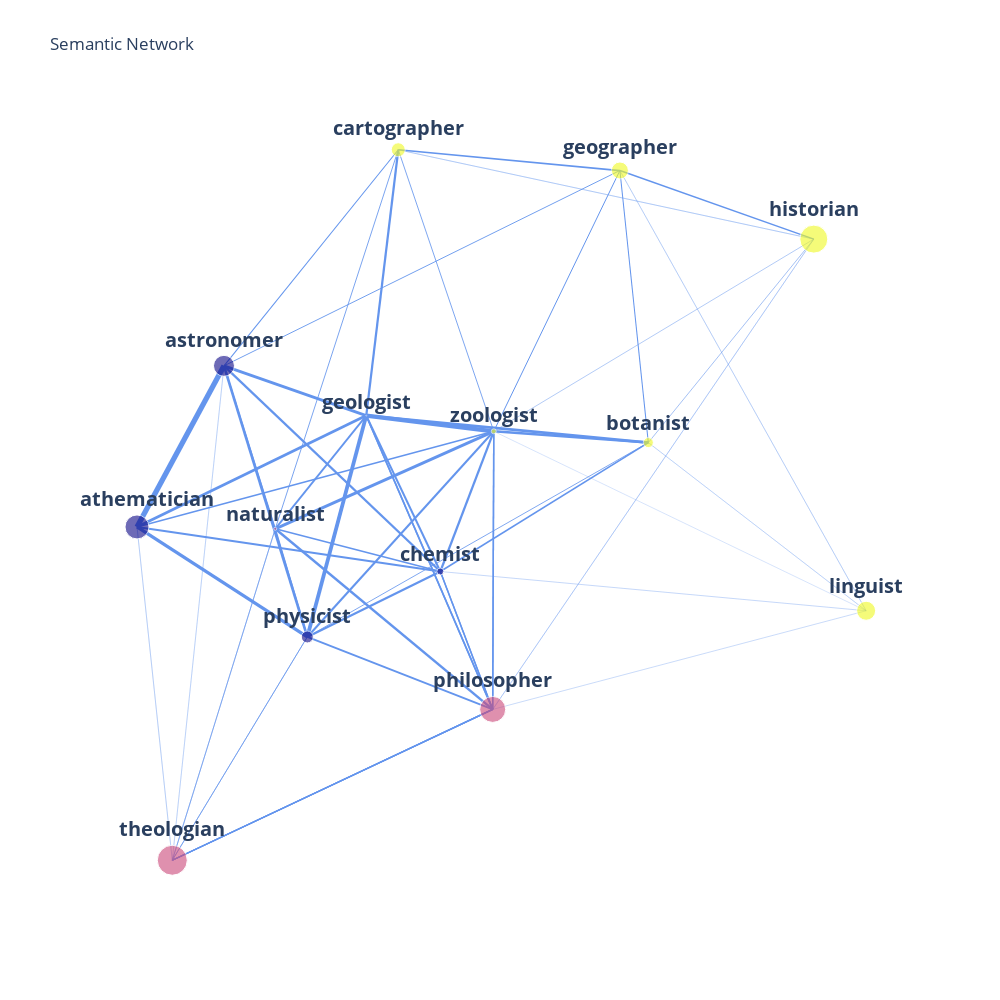

Source (notebook cell):
### Code cell
new_top_occupations = df_top_occupation.occupation.value_counts().reset_index().head(50)
new_top_occupations = list(new_top_occupations['index'])

rang = ranges[0]

df_filter_1 = df_filter[(df_filter['year']>=rang[0])&(df_filter['year']<=rang[1])]
df_filter_1 = df_filter_1.explode('occupation')
df_filter_1 = df_filter_1[df_filter_1['occupation'].isin(load_occupations)]
df_filter_1 = df_filter_1.drop('year', axis=1).drop_duplicates()
df_filter_1 = df_filter_1.sort_values('cultural_score', ascending=False).reset_index(drop=True)
top_individuals = df_filter_1[['wikidata_id', 'cultural_score']].drop_duplicates()
top_individuals = top_individuals.head(n_top_individuals)
df_filter_1 = df_filter_1[df_filter_1['wikidata_id'].isin(top_individuals['wikidata_id'])]
df_filter_1 = df_filter_1[['wikidata_id', 'occupation']].drop_duplicates()

model = SemanticNetworks(df_filter_1, index_var = 'wikidata_id', variables = ['occupation'])

fig = model.fit_draw(
        top_n=50,
        global_filter=0,
        n_neighbours=5,
        method="force_directed",
        n_cluster=1,
        bin_number=30,
        black_hole_force=0,
        color="community",
        size="size",
        symbol="entity",
        textfont_size=20,
        edge_size=7,
        height=1000,
        width=1000,
        template="plotly_white",
    )

fig.show()

name = str(rang[0]) + '-' + str(rang[1])
# Enregistrer l'image en PNG haute qualité
fig.write_image(f"save_figures/{name}.png", width=800, height=800, scale=7)

### Figure 1 — Plotly figure (JSON) as saved in the notebook; plotly's stock layout.template omitted (floating-point values rounded to 4 significant figures)
{"data": [{"line": {"color": "cornflowerblue", "width": 2.25}, "mode": "lines", "type": "scatter", "x": [0.04919, 0.1576, null], "y": [0.08397, -0.01562, null]}, {"line": {"color": "cornflowerblue", "width": 2.769}, "mode": "lines", "type": "scatter", "x": [0.04919, 0.1205, null], "y": [0.08397, 0.05987, null]}, {"line": {"color": "cornflowerblue", "width": 5.264}, "mode": "lines", "type": "scatter", "x": [0.04919, 0.005626, null], "y": [0.08397, 0.005961, null]}, {"line": {"color": "cornflowerblue", "width": 1.357}, "mode": "lines", "type": "scatter", "x": [0.04919, 0.07487, null], "y": [0.08397, 0.005055, null]}, {"line": {"color": "cornflowerblue", "width": 2.671}, "mode": "lines", "type": "scatter", "x": [0.04919, 0.09093, null], "y": [0.08397, -0.04731, null]}, {"line": {"color": "cornflowerblue", "width": 1.023}, "mode": "lines", "type": "scatter", "x": [0.04919, 0.1365, null], "y": [0.08397, 0.1886, null]}, {"line": {"color": "cornflowerblue", "width": 0.9101}, "mode": "lines", "type": "scatter", "x": [0.04919, 0.2475, null], "y": [0.08397, 0.1786, null]}, {"line": {"color": "cornflowerblue", "width": 0.2398}, "mode": "lines", "type": "scatter", "x": [0.04919, 0.0233, null], "y": [0.08397, -0.1554, null]}, {"line": {"color": "cornflowerblue", "width": 0.2398}, "mode": "lines", "type": "scatter", "x": [0.04919, 0.0233, null], "y": [0.08397, -0.1554, null]}, {"line": {"color": "cornflowerblue", "width": 1.633}, "mode": "lines", "type": "scatter", "x": [0.1576, 0.2617, null], "y": [-0.01562, 0.0468, null]}, {"line": {"color": "cornflowerblue", "width": 2.163}, "mode": "lines", "type": "scatter", "x": [0.1576, 0.09093, null], "y": [-0.01562, -0.04731, null]}, {"line": {"color": "cornflowerblue", "width": 2.222}, "mode": "lines", "type": "scatter", "x": [0.1576, 0.1843, null], "y": [-0.01562, 0.05227, null]}, {"line": {"color": "cornflowerblue", "width": 2.071}, "mode": "lines", "type": "scatter", "x": [0.1576, 0.005626, null], "y": [-0.01562, 0.005961, null]}, {"line": {"color": "cornflowerblue", "width": 2.015}, "mode": "lines", "type": "scatter", "x": [0.1576, 0.1205, null], "y": [-0.01562, 0.05987, null]}, {"line": {"color": "cornflowerblue", "width": 0.3692}, "mode": "lines", "type": "scatter", "x": [0.1576, 0.3708, null], "y": [-0.01562, -0.03462, null]}, {"line": {"color": "cornflowerblue", "width": 1.577}, "mode": "lines", "type": "scatter", "x": [0.1576, 0.07487, null], "y": [-0.01562, 0.005055, null]}, {"line": {"color": "cornflowerblue", "width": 1.413}, "mode": "lines", "type": "scatter", "x": [0.1576, 0.1838, null], "y": [-0.01562, -0.0824, null]}, {"line": {"color": "cornflowerblue", "width": 1.413}, "mode": "lines", "type": "scatter", "x": [0.1576, 0.1838, null], "y": [-0.01562, -0.0824, null]}, {"line": {"color": "cornflowerblue", "width": 2.643}, "mode": "lines", "type": "scatter", "x": [0.1205, 0.2617, null], "y": [0.05987, 0.0468, null]}, {"line": {"color": "cornflowerblue", "width": 2.228}, "mode": "lines", "type": "scatter", "x": [0.1205, 0.1365, null], "y": [0.05987, 0.1886, null]}, {"line": {"color": "cornflowerblue", "width": 2.755}, "mode": "lines", "type": "scatter", "x": [0.1205, 0.005626, null], "y": [0.05987, 0.005961, null]}, {"line": {"color": "cornflowerblue", "width": 3.777}, "mode": "lines", "type": "scatter", "x": [0.1205, 0.09093, null], "y": [0.05987, -0.04731, null]}, {"line": {"color": "cornflowerblue", "width": 4.334}, "mode": "lines", "type": "scatter", "x": [0.1205, 0.1843, null], "y": [0.05987, 0.05227, null]}, {"line": {"color": "cornflowerblue", "width": 1.838}, "mode": "lines", "type": "scatter", "x": [0.1205, 0.07487, null], "y": [0.05987, 0.005055, null]}, {"line": {"color": "cornflowerblue", "width": 1.541}, "mode": "lines", "type": "scatter", "x": [0.1205, 0.1838, null], "y": [0.05987, -0.0824, null]}, {"line": {"color": "cornflowerblue", "width": 1.541}, "mode": "lines", "type": "scatter", "x": [0.1205, 0.1838, null], "y": [0.05987, -0.0824, null]}, {"line": {"color": "cornflowerblue", "width": 3.263}, "mode": "lines", "type": "scatter", "x": [0.005626, 0.09093, null], "y": [0.005961, -0.04731, null]}, {"line": {"color": "cornflowerblue", "width": 1.425}, "mode": "lines", "type": "scatter", "x": [0.005626, 0.1843, null], "y": [0.005961, 0.05227, null]}, {"line": {"color": "cornflowerblue", "width": 0.2658}, "mode": "lines", "type": "scatter", "x": [0.005626, 0.0233, null], "y": [0.005961, -0.1554, null]}, {"line": {"color": "cornflowerblue", "width": 0.2658}, "mode": "lines", "type": "scatter", "x": [0.005626, 0.0233, null], "y": [0.005961, -0.1554, null]}, {"line": {"color": "cornflowerblue", "width": 0.8577}, "mode": "lines", "type": "scatter", "x": [0.07487, 0.1365, null], "y": [0.005055, 0.1886, null]}, {"line": {"color": "cornflowerblue", "width": 1.501}, "mode": "lines", "type": "scatter", "x": [0.07487, 0.09093, null], "y": [0.005055, -0.04731, null]}, {"line": {"color": "cornflowerblue", "width": 2.443}, "mode": "lines", "type": "scatter", "x": [0.07487, 0.1838, null], "y": [0.005055, -0.0824, null]}, {"line": {"color": "cornflowerblue", "width": 2.969}, "mode": "lines", "type": "scatter", "x": [0.07487, 0.1843, null], "y": [0.005055, 0.05227, null]}, {"line": {"color": "cornflowerblue", "width": 0.5832}, "mode": "lines", "type": "scatter", "x": [0.07487, 0.0233, null], "y": [0.005055, -0.1554, null]}, {"line": {"color": "cornflowerblue", "width": 0.5832}, "mode": "lines", "type": "scatter", "x": [0.07487, 0.0233, null], "y": [0.005055, -0.1554, null]}, {"line": {"color": "cornflowerblue", "width": 0.8248}, "mode": "lines", "type": "scatter", "x": [0.09093, 0.2617, null], "y": [-0.04731, 0.0468, null]}, {"line": {"color": "cornflowerblue", "width": 1.847}, "mode": "lines", "type": "scatter", "x": [0.09093, 0.1838, null], "y": [-0.04731, -0.0824, null]}, {"line": {"color": "cornflowerblue", "width": 2.013}, "mode": "lines", "type": "scatter", "x": [0.09093, 0.1843, null], "y": [-0.04731, 0.05227, null]}, {"line": {"color": "cornflowerblue", "width": 0.6586}, "mode": "lines", "type": "scatter", "x": [0.09093, 0.0233, null], "y": [-0.04731, -0.1554, null]}, {"line": {"color": "cornflowerblue", "width": 0.6586}, "mode": "lines", "type": "scatter", "x": [0.09093, 0.0233, null], "y": [-0.04731, -0.1554, null]}, {"line": {"color": "cornflowerblue", "width": 1.023}, "mode": "lines", "type": "scatter", "x": [0.2617, 0.2475, null], "y": [0.0468, 0.1786, null]}, {"line": {"color": "cornflowerblue", "width": 2.455}, "mode": "lines", "type": "scatter", "x": [0.2617, 0.1843, null], "y": [0.0468, 0.05227, null]}, {"line": {"color": "cornflowerblue", "width": 0.5836}, "mode": "lines", "type": "scatter", "x": [0.2617, 0.3446, null], "y": [0.0468, 0.1453, null]}, {"line": {"color": "cornflowerblue", "width": 0.2384}, "mode": "lines", "type": "scatter", "x": [0.2617, 0.3708, null], "y": [0.0468, -0.03462, null]}, {"line": {"color": "cornflowerblue", "width": 0.2384}, "mode": "lines", "type": "scatter", "x": [0.2617, 0.3708, null], "y": [0.0468, -0.03462, null]}, {"line": {"color": "cornflowerblue", "width": 1.744}, "mode": "lines", "type": "scatter", "x": [0.2475, 0.1365, null], "y": [0.1786, 0.1886, null]}, {"line": {"color": "cornflowerblue", "width": 1.35}, "mode": "lines", "type": "scatter", "x": [0.2475, 0.3446, null], "y": [0.1786, 0.1453, null]}, {"line": {"color": "cornflowerblue", "width": 0.9988}, "mode": "lines", "type": "scatter", "x": [0.2475, 0.1843, null], "y": [0.1786, 0.05227, null]}, {"line": {"color": "cornflowerblue", "width": 0.267}, "mode": "lines", "type": "scatter", "x": [0.2475, 0.3708, null], "y": [0.1786, -0.03462, null]}, {"line": {"color": "cornflowerblue", "width": 0.267}, "mode": "lines", "type": "scatter", "x": [0.2475, 0.3708, null], "y": [0.1786, -0.03462, null]}, {"line": {"color": "cornflowerblue", "width": 0.8375}, "mode": "lines", "type": "scatter", "x": [0.1843, 0.1365, null], "y": [0.05227, 0.1886, null]}, {"line": {"color": "cornflowerblue", "width": 0.4923}, "mode": "lines", "type": "scatter", "x": [0.1843, 0.3446, null], "y": [0.05227, 0.1453, null]}, {"line": {"color": "cornflowerblue", "width": 0.2579}, "mode": "lines", "type": "scatter", "x": [0.1843, 0.3708, null], "y": [0.05227, -0.03462, null]}, {"line": {"color": "cornflowerblue", "width": 1.445}, "mode": "lines", "type": "scatter", "x": [0.1843, 0.1838, null], "y": [0.05227, -0.0824, null]}, {"line": {"color": "cornflowerblue", "width": 1.445}, "mode": "lines", "type": "scatter", "x": [0.1843, 0.1838, null], "y": [0.05227, -0.0824, null]}, {"line": {"color": "cornflowerblue", "width": 0.2989}, "mode": "lines", "type": "scatter", "x": [0.1365, 0.3446, null], "y": [0.1886, 0.1453, null]}, {"line": {"color": "cornflowerblue", "width": 0.2989}, "mode": "lines", "type": "scatter", "x": [0.1365, 0.3446, null], "y": [0.1886, 0.1453, null]}, {"line": {"color": "cornflowerblue", "width": 0.3093}, "mode": "lines", "type": "scatter", "x": [0.3446, 0.1838, null], "y": [0.1453, -0.0824, null]}, {"line": {"color": "cornflowerblue", "width": 0.3093}, "mode": "lines", "type": "scatter", "x": [0.3446, 0.1838, null], "y": [0.1453, -0.0824, null]}, {"line": {"color": "cornflowerblue", "width": 0.342}, "mode": "lines", "type": "scatter", "x": [0.1838, 0.3708, null], "y": [-0.0824, -0.03462, null]}, {"line": {"color": "cornflowerblue", "width": 1.381}, "mode": "lines", "type": "scatter", "x": [0.1838, 0.0233, null], "y": [-0.0824, -0.1554, null]}, {"line": {"color": "cornflowerblue", "width": 1.381}, "mode": "lines", "type": "scatter", "x": [0.1838, 0.0233, null], "y": [-0.0824, -0.1554, null]}, {"line": {"color": "cornflowerblue", "width": 1.381}, "mode": "lines", "type": "scatter", "x": [0.1838, 0.0233, null], "y": [-0.0824, -0.1554, null]}, {"line": {"color": "cornflowerblue", "width": 1.381}, "mode": "lines", "type": "scatter", "x": [0.1838, 0.0233, null], "y": [-0.0824, -0.1554, null]}, {"hoverinfo": "text", "marker": {"color": [0, 0, 0, 0, 1, 0, 2, 2, 2, 2, 2, 1, 2, 1], "opacity": [0.6, 0.6, 0.6, 0.6, 0.6, 0.6, 0.6, 0.6, 0.6, 0.6, 0.6, 0.6, 0.6, 0.6], "size": [21, 7, 1, 24, 3, 12, 10, 17, 5, 14, 28, 26, 19, 30], "symbol": [0, 0, 0, 0, 0, 0, 0, 0, 0, 0, 0, 0, 0, 0]}, "mode": "markers+text", "text": ["<b>astronomer</b>", "<b>chemist</b>", "<b>geologist</b>", "<b>mathematician</b>", "<b>naturalist</b>", "<b>physicist</b>", "<b>botanist</b>", "<b>geographer</b>", "<b>zoologist</b>", "<b>cartographer</b>", "<b>historian</b>", "<b>philosopher</b>", "<b>linguist</b>", "<b>theologian</b>"], "textfont": {"size": 20}, "textposition": "top center", "type": "scatter", "x": [0.04919, 0.1576, 0.1205, 0.005626, 0.07487, 0.09093, 0.2617, 0.2475, 0.1843, 0.1365, 0.3446, 0.1838, 0.3708, 0.0233], "y": [0.08397, -0.01562, 0.05987, 0.005961, 0.005055, -0.04731, 0.0468, 0.1786, 0.05227, 0.1886, 0.1453, -0.0824, -0.03462, -0.1554]}], "layout": {"height": 1000, "showlegend": false, "title": {"text": "Semantic Network"}, "width": 1000, "xaxis": {"autorange": true, "range": [-0.02292, 0.3978], "showgrid": false, "showticklabels": false, "type": "linear", "zeroline": false}, "yaxis": {"autorange": true, "range": [-0.1844, 0.2127], "showgrid": false, "showticklabels": false, "type": "linear", "zeroline": false}}}
